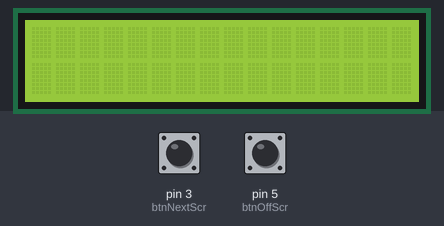
This program was run on a simulated Arduino Uno, built with avr-gcc and run on an emulated ATmega328P. On the bench: 16×2 character LCD. The test bench sets the inputs (shaded band); at power-on: pin 3 (btnNextScr) HIGH, pin 5 (btnOffScr) HIGH.

Above: at 1.2 s.
1.3 s: pin 3 (btnNextScr) pulled LOW for 0.15 s
At 2.5 s:
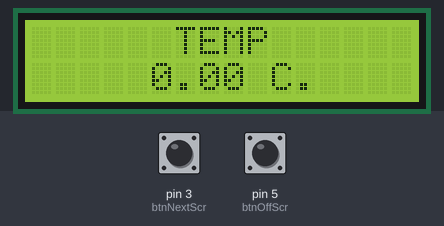
2.9 s: pin 5 (btnOffScr) pulled LOW for 0.15 s
At 3.9 s:
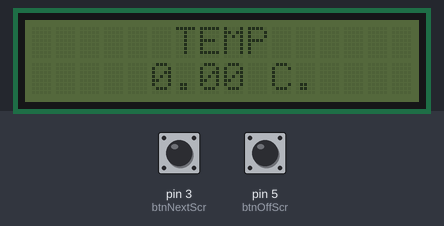
4.5 s: pin 3 (btnNextScr) pulled LOW for 1 s
At 5.0 s:
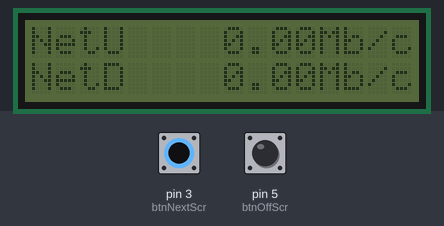
7.0 s: pin 5 (btnOffScr) pulled LOW for 1 s
At 8.2 s:
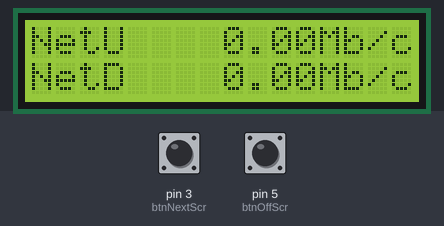
9.5 s: pin 3 (btnNextScr) pulled LOW for 0.15 s
At 10.0 s:
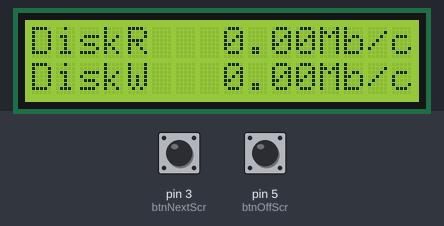
11.1 s: pin 5 (btnOffScr) pulled LOW for 0.15 s
At 12.5 s:
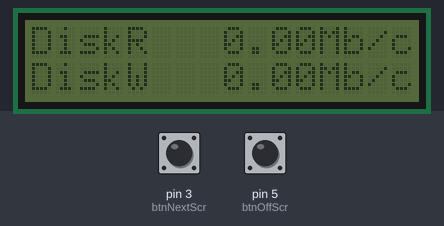
Timing chart, 0 to 13.7 s (numbered marks = the images above; inputs shaded):
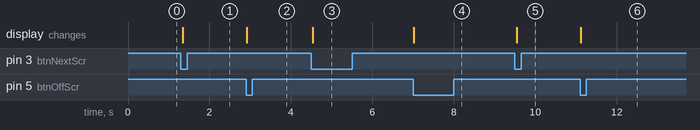

The program:

main.cpp
```cpp
#include <Arduino.h>
#include "button.h"

#include <Wire.h>
#include <LiquidCrystal_I2C.h> // Подключение библиотеки

LiquidCrystal_I2C lcd(0x27, 16, 2); // Указываем I2C адрес (наиболее распространенное значение), а также параметры экрана (в случае LCD 1602 - 2 строки по 16 символов в каждой

Button btnNextScr(3);
Button btnOffScr(5);

int CurrentScr = 0; // 0 - cpu/ram; 1 - temperature; 2 - network speed; 3 - disk speed

float percentCPU = 0.0;
float percentMEM = 0.0;
float tempCPU = 0.0;
float netU = 0.0;
float netD = 0.0;
float diskR = 0.0;
float diskW = 0.0;

String templMBc = "Mb/c";

bool StateScreen = true;

uint32_t toneTimer = 0;

void ViewStringOnScreen(int numberString, String stringBegin, String stringEnd)
{
  lcd.setCursor(0, numberString);
  lcd.print(stringBegin);
  int cursorPos = 16 - stringEnd.length();
  lcd.setCursor(cursorPos, numberString);
  lcd.print(stringEnd);
}

void ViewDataOnScreen(String firstStringBegin, String firstStringEnd, String secondStringBegin, String secondStringEnd)
{
  lcd.clear();
  ViewStringOnScreen(0, firstStringBegin,firstStringEnd);
  ViewStringOnScreen(1, secondStringBegin,secondStringEnd);
}

void ChangeBackLightOnScreen()
{
  lcd.setBacklight(StateScreen);
  StateScreen = !StateScreen;
}

void UpdateScreen()
{
  String firstStringBegin,firstStringEnd = "";
  String secondStringBegin, secondStringEnd = "";

  if (CurrentScr == 0)
  {
    firstStringBegin = "CPU";
    firstStringEnd = String(percentCPU) + "%";
    secondStringBegin = "MEM";
    secondStringEnd = String(percentMEM) + "%";
  }
  else if (CurrentScr == 1)
  {
    firstStringBegin = "      TEMP";
    firstStringEnd = " ";
    secondStringBegin = "  ";
    secondStringEnd = String(tempCPU) + " C.    ";
  }
  else if (CurrentScr == 2)
  {
    firstStringBegin = "NetU";
    firstStringEnd = String(netU) + templMBc;
    secondStringBegin = "NetD";
    secondStringEnd = String(netD) + templMBc;
  }
  else if (CurrentScr == 3)
  {
    firstStringBegin = "DiskR";
    firstStringEnd = String(diskR) + templMBc;
    secondStringBegin = "DiskW";
    secondStringEnd = String(diskW) + templMBc;
  }
  ViewDataOnScreen(firstStringBegin,firstStringEnd, secondStringBegin,secondStringEnd);
}
void WaitScreen()
{
  CurrentScr = 0;
}
void NextScreen()
{
  CurrentScr++;
  if (CurrentScr > 3)
  {
    CurrentScr = 0;
  }
}

void setup()
{
  Serial.begin(9600);
  Serial.setTimeout(100);

  lcd.init();                // Инициализация дисплея
  ChangeBackLightOnScreen(); // Подключение подсветки
}

void loop()
{
  btnNextScr.process_button();
  btnOffScr.process_button();

  if (btnNextScr.is_clicked())
  {
    NextScreen();
    UpdateScreen();
  }

  if (btnOffScr.is_clicked())
  {
    ChangeBackLightOnScreen();
  }

  if (Serial.available())
  {
    String val = Serial.readString();
    // CPU%  + MEM% + TEMP + NetU + NetD +DiskR+DiskW
    // 003.10_041.70_039.00_008.21_001.25_045.23_055.17
    // 103.12241.71039.23248.21501.25645.23755.17
    percentCPU = val.substring(0, 6).toFloat();
    percentMEM = val.substring(6, 12).toFloat();
    tempCPU = val.substring(12,18).toFloat();
    netU = val.substring(18,24).toFloat();
    netD = val.substring(24,30).toFloat();
    diskR = val.substring(30,36).toFloat();
    diskW = val.substring(36).toFloat();

    UpdateScreen();
  }

  if(tempCPU > 64.5 && millis() - toneTimer > 2000)
  {
    tone(8, 523, 600);
    toneTimer = millis();

  }

}
```

button.h
```cpp
#include <Arduino.h>

class Button
{
    byte pin, prev_state;
    bool _clicked, _held, _dblclicked;
    unsigned long pressed_time, uct, clct;
    static const unsigned int jtime = 10;
    static const unsigned int htime = 100;
    static const unsigned int dbltime = 300;

public:
    void process_button()
    {
        byte val = digitalRead(pin);
        _clicked = false;
        _dblclicked = false;
        if (val == 0 && prev_state == 1)
        {
            uct = 0;
            unsigned long now = millis();
            if (pressed_time == 0)
                pressed_time = now;
            if (now > pressed_time + jtime)
            {
                prev_state = val;
                _clicked = true;
                if (clct != 0 && now < clct + dbltime)
                {
                    _dblclicked = true;
                }
                clct = pressed_time;
            }
        }
        else if (val == 1 && prev_state == 0)
        {
            pressed_time = 0;
            if (uct == 0)
                uct = millis();
            if (millis() > uct + jtime)
            {
                prev_state = val;
                _held = false;
                uct = millis();
            }
        }
        if (val == 0 && prev_state == 0 && millis() > clct + htime)
        {
            _held = true;
        }
        else
        {
            _held = false;
        }
    }
    Button(byte _pin)
    {
        pin = _pin;
        pinMode(pin, INPUT_PULLUP);
        prev_state = 1;
        _dblclicked = _held = _clicked = false;
        clct = uct = pressed_time = 0;
    }

    bool is_clicked()
    {
        return _clicked;
    }
    unsigned long held_time()
    {
        if (_held)
            return millis() - clct;
        return 0;
    }
    bool is_dblclicked()
    {
        return _dblclicked;
    }
};
```

Measured:
- after the input at 1.3 s, the display: changes at once (image 1)
- after the input at 2.9 s, the display: changes at once (image 2)
- after the input at 4.5 s, the display: changes at once (image 3)
- after the input at 7.0 s, the display: changes at once (image 4)
- after the input at 9.5 s, the display: changes at once (image 5)
- after the input at 11.1 s, the display: changes at once (image 6)
